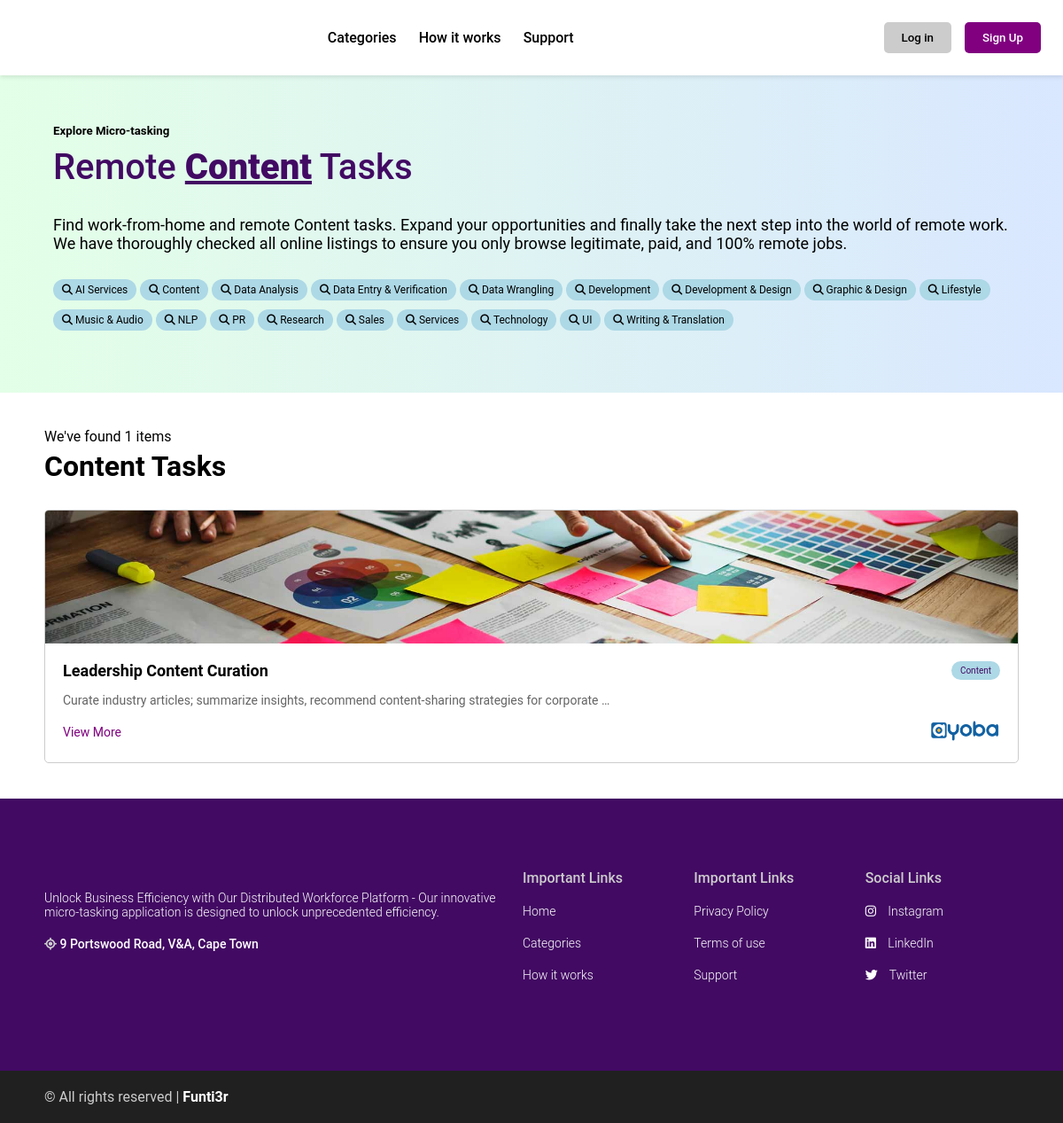
The app's page /category/16/, older data.
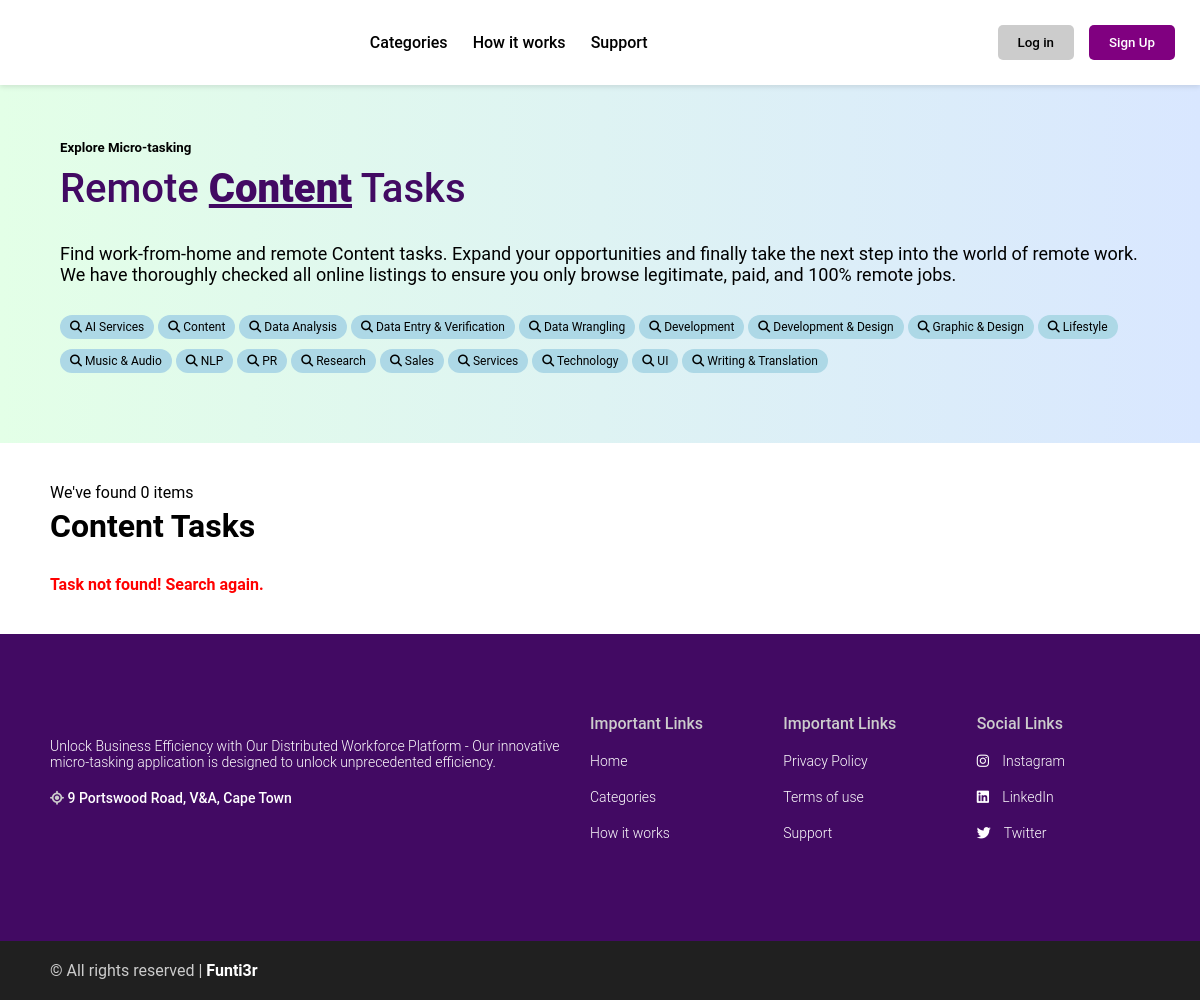
The same page, newer data.
### tasks/models.py (models this page shows, shortened)
class Category(models.Model):
    name = models.CharField(max_length=255)
    icon = models.ImageField(upload_to='category_icons/', null=True, blank=True)
    class Meta:
        ordering = ("name",)
        verbose_name_plural = "Categories"
    def __str__(self):
        return self.name

class Task(models.Model):
    SIZE_1_9 = "size_1_9"
    SIZE_10_49 = "size_10_49"
    SIZE_50_99 = "size_50_99"
    SIZE_100 = "size_100"
    CHOICES_SIZE = (
        (SIZE_1_9, "1-9"),
        (SIZE_10_49, "10-49"),
        (SIZE_50_99, "50-99"),
        (SIZE_100, "100+"),
    )
    ACTIVE = "active"
    ACCEPTED = "accepted"
    ARCHIVED = "archived"
    FAVORITE = "favorite"
    CHOICES_STATUS = (
        (ACTIVE, "Active"),
        (ACCEPTED, "Accepted"),
        (ARCHIVED, "Archived"),
        (FAVORITE, "Favorite"),
    )
    ENTRY_LEVEL = "entry"
    MID_LEVEL = "mid"
    SENIOR_LEVEL = "senior"
    CHOICES_EXPERIENCE = (
        (ENTRY_LEVEL, "Entry Level"),
        (MID_LEVEL, "Mid Level"),
        (SENIOR_LEVEL, "Senior Level"),
    )
    title = models.CharField(max_length=255)
    short_description = models.TextField()
    long_description = models.TextField()
    amount = models.DecimalField(max_digits=5, decimal_places=2)
    image = models.ImageField(upload_to='task_images/', null=True, blank=True)
    attached_file = models.FileField(upload_to='task_files/', null=True, blank=True)
    company_name = models.CharField(max_length=255)
    company_address = models.CharField(max_length=255, blank=True, null=True)
    company_zipcode = models.CharField(max_length=255, blank=True, null=True)
    company_location = models.CharField(max_length=255, blank=True, null=True)
    company_country = models.CharField(max_length=255, blank=True, null=True)
    company_size = models.CharField(max_length=20, choices=CHOICES_SIZE, default=SIZE_1_9)
    company_website = models.URLField(max_length=200, default='https://example.com')
    company_logo = models.ImageField(upload_to='company_logos/', null=True, blank=True)
    category = models.ForeignKey(Category, related_name="tasks", on_delete=models.CASCADE)
    assigned = models.BooleanField(default=False)
    assigned_to = models.ForeignKey(User, related_name="assigned_tasks", null=True, blank=True, on_delete=models.SET_NULL)
    skills = models.ManyToManyField(Skill, related_name='tasks', blank=True)  # ManyToMany relationship with Skill
    created_by = models.ForeignKey(User, related_name="tasks", on_delete=models.CASCADE)
    created_at = models.DateTimeField(auto_now_add=True)
    changed_at = models.DateTimeField(auto_now=True)
    status = models.CharField(max_length=20, choices=CHOICES_STATUS, default=ACTIVE)
    start_date = models.DateTimeField(null=True, blank=True)
    end_date = models.DateTimeField(null=True, blank=True)
    experience = models.CharField(max_length=20, choices=CHOICES_EXPERIENCE, default=ENTRY_LEVEL)
    favorites = models.ManyToManyField(User, related_name='favorite_tasks', blank=True)
    class Meta:
        ordering = ["-created_at"]

### myapp/views.py (the view)
# urls.py: path('category/<int:category_id>/', category_tasks, name='category_tasks'),
def category_tasks(request, category_id):
    categories = Category.objects.all()
    category = get_object_or_404(Category, id=category_id)
    tasks = Task.objects.filter(category=category)
    return render(request, "myapp/category_tasks.html", {"category": category, "categories": categories ,"tasks": tasks})

### notifications/context_processors.py (called while the page is built)
def notifications(request):
    if request.user.is_authenticated:
        return {"notifications": request.user.notifications.filter(is_read=False)}
    else:
        return {"notifications": []}

### myapp/templates/myapp/category_tasks.html (shortened to what this page needs)
{% extends "myapp/nav-footer.html" %}
{% load static %}
{% block content %}
<div class="main">
    <div class="hero">
        <div class="hero-section">
            <h5 class="hero-subtitle">Explore Micro-tasking</h5>
            <h1 class="hero-section-title">
                Remote <span>{{ category.name }}</span> Tasks
            </h1>
                <p class="hero-text">Find work-from-home and remote {{ category.name }} tasks. Expand your opportunities and finally take the next step into the world of remote work. We have thoroughly checked all online listings to ensure you only browse legitimate, paid, and 100% remote jobs.
                </p>
                <div class="hero-categories">
                    <div class="categories">
                            {% for category in categories %}
                            <a href="{% url 'category_tasks' category.id %}">
                                <button class="btn-category">
                                    <i class="fa fa-search"></i> {{ category.name }}
                                </button>
                            </a>
                            {% endfor %}
                    </div>
                </div>
        </div>
    </div>
</div>
<div class="category-results">
<div class="container">
    <h2 class="category-title">We've found {{ category.tasks.count }} items </h2>
    <h1 class="title">{{ category.name }} Tasks</h1>
    <div class="card-grid">
        {% for task in tasks %}
           <div class="card-item">
            {% if task.image %}
            <img src="{{ task.image.url }}" class="image" alt="Task Image">
            {% endif %}
                        <div class="card-body">
                            <div class="info">
                                <h2 class="card-title">{{ task.title }}</h2>
                                <h2 class="card-amount">{{ task.category }}</h2>
                            </div>
                            <p class="card-description"> {{ task.short_description|truncatewords:10 }} </p>
                        </div>
                        <div class="card-footer">
                            {% if request.user == task.created_by %}
                                <a href="{% url 'edit_task' task.id %}" class="edit">Edit</a>
                                <a href="{% url 'delete_task' task.id %}" class="delete">Delete</a>
                            {% else %}
                                <a href="{% url 'task_detail' task.id %}" class="view-more">View More</a>
                            {% endif %}
                            <div class="company-name">
                                {% if task.company_logo %}
                                <img src="{{ task.company_logo.url }}" class="company_logo">
                                {% endif %}
                            </div>
                        </div>
                    </div>
        {% empty %}
        <p class="task-notification">Task not found! Search again.</p>
        {% endfor %}
    </div>
</div>
</div>
{% endblock content %}

### myapp/templates/myapp/nav-footer.html (shortened to what this page needs)
<!DOCTYPE html>
{% load static %}
<html lang="en">
    <head>
    <link
      rel="stylesheet"
      href="https://cdnjs.cloudflare.com/ajax/libs/font-awesome/6.4.2/css/all.min.css"
    />
    <link rel="stylesheet" href="{% static 'css/style.css' %}">
    <link rel="stylesheet" href="{% static 'css/card.css' %}">
    <link rel="stylesheet" type="text/css" href="{% static 'css/process.css' %}">
</head>
<body>
      <nav>
        <div class="navbar" id="navbar">
            <ul class="nav-items">
                <li class="nav-item"><a href="#category-tabs">Categories</a></li>
                <li class="nav-item"><a href="#how-it-works">How it works</a></li>
                <li class="nav-item"><a href="{% url 'create_ticket' %}">Support</a></li>
            </ul>
            {% if user.is_authenticated %}
            <div class="buttons">
                <a href="{% url 'dashboard' %}" >
                    <button class="btn-login" >Dashboard</button>
                </a>
                <a href="{% url 'logout' %}" >
                    <button class="btn-signup">Logout</button>
                </a>
            </div>
            {% else %}
            <div class="buttons">
                <a href="{% url 'login' %}" >
                    <button class="btn-login" >Log in</button>
                </a>
                <a href="{% url 'signup' %}" >
                    <button class="btn-signup" >Sign Up</button>
                </a>
            </div>
            {% endif %}
        </div>
    </nav>
    {% block content %}
    {% endblock content %}
   <section id="footer">
    <div class="container">
        <div class="footer">
            <div class="footer-info">
                <div class="footer-brand">
                    <p>Unlock Business Efficiency with Our Distributed Workforce Platform - Our innovative micro-tasking application is designed to unlock unprecedented efficiency.</p>
                    <p><i class="fa fa-location"></i><a href="https://www.bing.com/maps?osid=ee7d7c57-88ea-4c98-b853-1ce4b1b2097c&cp=-34.014428~18.477867&lvl=16&pi=0&v=2&sV=2&form=S00027" target="_blank" style="color: #fff"> 9 Portswood Road, V&A, Cape Town</a></p>
                </div>
                <div class="footer-items">
                    <p>Important Links</p>
                    <ul>
                        <li class="footer-link"><a href="#">Home</a></li>
                        <li class="footer-link"><a href="">Categories</a></li>
                        <li class="footer-link"><a href="">How it works</a></li>
                    </ul>
                </div>
                <div class="footer-items">
                    <p>Important Links</p>
                    <ul>
                        <li class="footer-link"><a href="">Privacy Policy</a></li>
                        <li class="footer-link"><a href="">Terms of use</a></li>
                        <li class="footer-link"><a href="{% url 'create_ticket' %}">Support</a></li>
                    </ul>
                </div>
                <div class="footer-items">
                    <p>Social Links</p>
                    <ul>
                        <li class="footer-link"><a href=""><i class="fa-brands fa-instagram"></i> Instagram</a></li>
                        <li class="footer-link"><a href="https://www.linkedin.com/company/funti3r/" target="_blank"><i class="fa-brands fa-linkedin"></i> LinkedIn</a></li>
                        <li class="footer-link"><a href=""><i class="fa-brands fa-twitter"></i> Twitter</a></li>
                    </ul>
                </div>
            </div>
        </div>
    </div>
</section>
    <div class="copyright">
        <div class="container">
            <p>&copy All rights reserved | <a href="/">Funti3r</a></p>
        </div>
    </div>
</body>
</html>

### static/css/style.css (style rules this page uses)
:root { --color-primary: #420A63; --color-secondary: #FC6B26; --color-tertiary: #F70A03; --color: rgb(255,255,255); --background-color: rgb(29, 38,154); --box-shadow: 0 6px 7px -4px rgba(0,0,0,0.2); }
* { margin: 0; padding: 0; box-sizing: border-box; text-decoration: none; list-style: none; font-family: 'Roboto', Arial, sans-serif; }
a { text-decoration: none; }

### static/css/card.css (style rules this page uses)
.card-grid { display:grid; grid-template-columns: repeat(auto-fit, minmax(250px, 1fr)); gap: 20px; }

### myapp/templates/myapp/category_tasks.html (style rules this page uses)
body { padding-top: 80px; }
.container { max-width: 1100px; margin: 0 auto; }
.task-notification { color: red; font-weight: 600; }
.buttons { display: flex; align-items: center; justify-content: space-between; gap: 15px; }
.title { margin-bottom: 30px; }
.navbar { background: #fff; width: 100%; display: flex; align-items: center; justify-content: space-between; padding: 25px; position: fixed; top: 0; z-index: 1000; box-shadow: 0px 2px 5px rgba(0, 0, 0, 0.1); }
.nav-items { display: flex; align-items: center; justify-content: space-between; gap: 25px; }
.nav-item { font-weight: 500; cursor: pointer; transition: all 0.5s ease; }
.btn-login { font-weight: 500; background: #ccc; border: none; border-radius: 5px; padding: 10px 20px; cursor: pointer; margin-left: 5px; }
.btn-signup { font-weight: 500; background: purple; color:#fff; border: none; border-radius: 5px; padding: 10px 20px; cursor: pointer; }
.main { background: linear-gradient(90deg, #e3ffe7 0%, #d9e7ff 100%); padding: 60px; }
.hero { max-width: 1100px; margin: 0 auto; display: grid; grid-template-columns: 1fr; gap: 40px; align-items: center; }
.hero-section-title { font-weight: 500; font-size: 40px; }
.hero-section-title span { font-weight: 900; color: #420A63; text-decoration: underline; }
.hero-subtitle { margin-bottom: 10px; }
.hero-text { font-size: 18px; font-weight: 400; margin: 30px 0; }
.btn-category { font-size: 12px; background: lightblue; border: none; border-radius: 20px; padding: 5px 10px; cursor: pointer; transition: all 0.1s ease; margin-bottom: 10px; }
.hero-categories { margin-top: 15px; display: flex; flex-wrap: wrap; align-items: center; gap: 20px; }
.category-title { font-size: 12px; font-weight: 400; }
a { color: black; }
.category-results { margin: 40px 0; }
.category-title { font-size: 16px; margin-bottom: 5px; }

Row changes from the older to the newer data that the page shows:
removed Task: image (picture), title "Leadership Content Curation", category "Content", short_description "Curate industry articles; summarize insights, recommend content-sharing strategies for corporate …", shows "View More", company_logo (picture)
computed for Category "Content": tasks.count "1" → "0"
Text that changed along with them:
text now shown: "Task not found! Search again."
